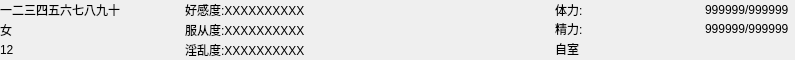
<?xml version="1.0" encoding="UTF-8"?>
<ui version="4.0">
 <class>PeopleListItem</class>
 <widget class="QWidget" name="PeopleListItem">
  <property name="geometry">
   <rect>
    <x>0</x>
    <y>0</y>
    <width>795</width>
    <height>60</height>
   </rect>
  </property>
  <property name="windowTitle">
   <string>Form</string>
  </property>
  <layout class="QHBoxLayout" name="horizontalLayout_3">
   <property name="spacing">
    <number>0</number>
   </property>
   <property name="leftMargin">
    <number>0</number>
   </property>
   <property name="topMargin">
    <number>0</number>
   </property>
   <property name="rightMargin">
    <number>0</number>
   </property>
   <property name="bottomMargin">
    <number>0</number>
   </property>
   <item>
    <layout class="QVBoxLayout" name="verticalLayout">
     <item>
      <widget class="QLabel" name="name">
       <property name="text">
        <string>一二三四五六七八九十</string>
       </property>
      </widget>
     </item>
     <item>
      <widget class="QLabel" name="sex">
       <property name="text">
        <string>女</string>
       </property>
      </widget>
     </item>
     <item>
      <widget class="QLabel" name="age">
       <property name="text">
        <string>12</string>
       </property>
      </widget>
     </item>
    </layout>
   </item>
   <item>
    <layout class="QVBoxLayout" name="verticalLayout_2">
     <item>
      <widget class="QLabel" name="lovept">
       <property name="text">
        <string>好感度:XXXXXXXXXX</string>
       </property>
      </widget>
     </item>
     <item>
      <widget class="QLabel" name="obedience">
       <property name="text">
        <string>服从度:XXXXXXXXXX</string>
       </property>
      </widget>
     </item>
     <item>
      <widget class="QLabel" name="fornication">
       <property name="text">
        <string>淫乱度:XXXXXXXXXX</string>
       </property>
      </widget>
     </item>
    </layout>
   </item>
   <item>
    <widget class="QWidget" name="widget" native="true"/>
   </item>
   <item>
    <layout class="QVBoxLayout" name="verticalLayout_3">
     <property name="spacing">
      <number>0</number>
     </property>
     <item>
      <layout class="QHBoxLayout" name="horizontalLayout">
       <item>
        <widget class="QLabel" name="staminaBarLabel">
         <property name="minimumSize">
          <size>
           <width>30</width>
           <height>19</height>
          </size>
         </property>
         <property name="maximumSize">
          <size>
           <width>30</width>
           <height>16777215</height>
          </size>
         </property>
         <property name="text">
          <string>体力:</string>
         </property>
        </widget>
       </item>
       <item>
        <widget class="MYStrip" name="staminaBarStrip" native="true">
         <property name="minimumSize">
          <size>
           <width>120</width>
           <height>15</height>
          </size>
         </property>
        </widget>
       </item>
       <item>
        <widget class="QLabel" name="staminaBarNumberLabel">
         <property name="minimumSize">
          <size>
           <width>90</width>
           <height>19</height>
          </size>
         </property>
         <property name="maximumSize">
          <size>
           <width>90</width>
           <height>19</height>
          </size>
         </property>
         <property name="text">
          <string>999999/999999</string>
         </property>
        </widget>
       </item>
      </layout>
     </item>
     <item>
      <layout class="QHBoxLayout" name="horizontalLayout_2">
       <item>
        <widget class="QLabel" name="energyBarLabel">
         <property name="minimumSize">
          <size>
           <width>30</width>
           <height>19</height>
          </size>
         </property>
         <property name="maximumSize">
          <size>
           <width>30</width>
           <height>16777215</height>
          </size>
         </property>
         <property name="text">
          <string>精力:</string>
         </property>
        </widget>
       </item>
       <item>
        <widget class="MYStrip" name="energyBarStrip" native="true">
         <property name="minimumSize">
          <size>
           <width>120</width>
           <height>15</height>
          </size>
         </property>
        </widget>
       </item>
       <item>
        <widget class="QLabel" name="energyBarNumberLabel">
         <property name="minimumSize">
          <size>
           <width>90</width>
           <height>19</height>
          </size>
         </property>
         <property name="maximumSize">
          <size>
           <width>90</width>
           <height>19</height>
          </size>
         </property>
         <property name="text">
          <string>999999/999999</string>
         </property>
        </widget>
       </item>
      </layout>
     </item>
     <item>
      <widget class="QLabel" name="position">
       <property name="text">
        <string>自室</string>
       </property>
      </widget>
     </item>
    </layout>
   </item>
  </layout>
 </widget>
 <customwidgets>
  <customwidget>
   <class>MYStrip</class>
   <extends>QWidget</extends>
   <header>Windows/Module/MYStrip.h</header>
   <container>1</container>
  </customwidget>
 </customwidgets>
 <resources/>
 <connections/>
</ui>
